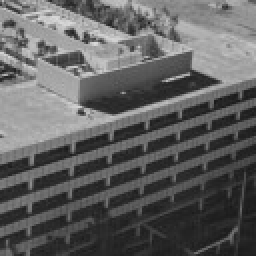
%> input picture P2/src_imgs/building.jpeg, 128 x 128 px, given in place of building.jpg, which was not available (shown 2 times larger)
$ octave myedgeDetection.m   (GNU Octave 9; MATLAB toolbox functions it lacks are replaced by stand-ins)
%> lines starting %> are read from the running program, lines starting %| are printed output that depends on the picture; in (x1, y1, x2, y2) boxes, pixels count from 0 and x2, y2 are one past the last pixel; in counts of white or black regions, pixels touching at a corner belong together; the program's own positions count from 1; pictures that were not available may be replaced by others from this repository, and a replacement may not be noted
i = imread("imgs\building.jpg");
%> i is the input picture: size 128x128 uint8; min 23, max 218, mean 96.3
i = im2double(i);
%> i: size 128x128 double
i = im2gray(i);


matlabImplEdge = edge(i, 'Canny', [0.01 0.3], 1);
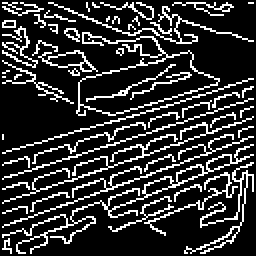
%> matlabImplEdge: size 128x128 logical (shown 2 times larger); 19.1% white in thin lines or dots
[ myCanny, gradientMagnitude, gradientAngle ] = myCannyEdgeDetection(i, 1, 0.01, 0.3);
montage({myCanny, matlabImplEdge});


function [gradientMagnitudeCpy, gradientMagnitude, gradientAngle ] = myCannyEdgeDetection(image, sigma, threshLow, threshHigh)
%> called with sigma = 1, threshLow = 0.01, threshHigh = 0.3
    image = imgaussfilt(image, sigma);
    [gradientX, gradientY] = computeGradient(image);

    [gradientMagnitude, gradientAngle] = computeMagnitudeAndAngle(gradientX, gradientY);

    gradientAngle = quantisizeGradientAngle(gradientAngle);


    gradientMagnitudeCpy = nonMaximaSupression(gradientMagnitude, gradientAngle, 3);

    threshHigh = threshHigh * 1.2;
    weak = 0.2;
    strong = 1;
    [gradientMagnitudeCpy] = gradientThreshold(gradientMagnitudeCpy, threshLow, threshHigh, weak, strong);

    gradientMagnitudeCpy = computeHysteresis(gradientMagnitudeCpy, 3, weak, strong);
end


function [gradientMagnitude, gradientAngle] = computeMagnitudeAndAngle(gradientX, gradientY)

    gradientMagnitude = sqrt(gradientX.^2 + gradientY.^2);
    gradientAngle = atand(gradientY./gradientX);
    gradientAngle(gradientMagnitude == 0) = 0;
end

function [gradientX, gradientY] = computeGradient(row)
    sobleDx = [
        -1 0 1;
        -2 0 2;
        -1 0 1;
    ];

    sobleDy = [
        -1 -2 -1;
         0 0 0;
         1 2 1;
    ];

    gradientX = conv2(row, sobleDx, "same");
    gradientY = conv2(row, sobleDy, "same");
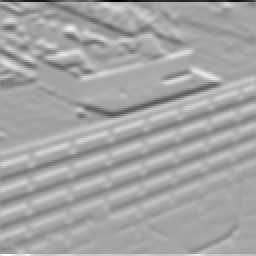
%> gradientY: size 128x128 double (shown 2 times larger); min -2.89, max 1.59, mean 0.0108; drawn with min black and max white
end


function gradientAngle = quantisizeGradientAngle(gradientAngle)
    [rows, cols] = size(gradientAngle);
%> rows = 128; cols = 128
    for y = 1:rows
        for x = 1:cols
            theta = gradientAngle(y, x);
            if theta > -67.5 && theta < -22.5
                theta = -45;
            elseif theta >= -22.5 && theta <= 22.5
                theta = 0;
            elseif theta > 22.5 && theta < 67.5
                theta = 45;
            elseif theta >= 67.5 && theta <= 90
                theta = 90;
            elseif theta >= -90 && theta <= -67.5
                theta = 90;
            end

            gradientAngle(y, x) = theta;
        end
    end
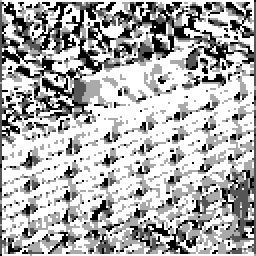
%> gradientAngle: size 128x128 double (shown 2 times larger); min -45, max 90, mean 47.8; drawn with min black and max white
end

function [suppressionMtx] = getSupressionMtrx(quantasizedAngle)
    if quantasizedAngle == 90
        suppressionMtx = [
            0 1 0;
            0 1 0;
            0 1 0;
        ];
    elseif quantasizedAngle == 45
        suppressionMtx = [
            1 0 0;
            0 1 0;
            0 0 1;
        ];
    elseif quantasizedAngle == 0
        suppressionMtx = [
            0 0 0;
            1 1 1;
            0 0 0;
        ];
    elseif quantasizedAngle == -45
        suppressionMtx = [
            0 0 1;
            0 1 0;
            1 0 0;
        ];
    end
end

function gradientMagnitudeCpy = nonMaximaSupression(gradientMagnitude,gradientAngle, kernelSize)
%> called with kernelSize = 3

    [rows, cols] = size(gradientMagnitude);
    middleKernelIndex = (kernelSize^2-1)/2+1;
    offset = floor((kernelSize-1)/2);
    gradientMagnitudeCpy = gradientMagnitude;
    gradientMagnitude = padarray(gradientMagnitude, [offset, offset], "replicate");
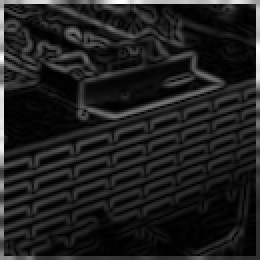
%> gradientMagnitude: size 130x130 double (shown 2 times larger); min 0.000274, max 2.89, mean 0.36; drawn with min black and max white

    for row = 1+offset:rows+offset
        for col = 1+offset:cols+offset
            theta = gradientAngle(row-offset,col-offset);
            [supressionMtrx] = getSupressionMtrx(theta);
            region = gradientMagnitude(row-offset:row+offset,col-offset:col+offset);
            region = region .* supressionMtrx;
            maxIndex = find(region == max(region(:)));
            maxValueNotInCenter = maxIndex ~= middleKernelIndex;

            if maxValueNotInCenter
                    gradientMagnitudeCpy(row-offset,col-offset) = 0;
            end
        end
    end
end


function [gradientMagnitudeCpy] = gradientThreshold(gradientMagnitude, threshLow, threshHigh, weak, strong)
%> called with threshLow = 0.01, threshHigh = 0.36, weak = 0.2, strong = 1
    gradientMagnitudeCpy = gradientMagnitude;
    gradientMagnitudeCpy(gradientMagnitudeCpy >= threshHigh) = strong;
    gradientMagnitudeCpy(gradientMagnitudeCpy > threshLow & gradientMagnitudeCpy < threshHigh) = weak;
    gradientMagnitudeCpy(gradientMagnitudeCpy <= threshLow) = 0;
end


function gradientMagnitudeCpy = computeHysteresis(gradientMagnitude, kernelSize, weak, strong)
%> called with kernelSize = 3, weak = 0.2, strong = 1
    gradientMagnitudeCpy = gradientMagnitude;
    [rows, cols] = size(gradientMagnitudeCpy);
    offset = floor((kernelSize-1)/2);
    changed = true;
    while changed
        changed = false;
        Edges = padarray(gradientMagnitudeCpy, [offset, offset], "replicate");
        for row = 1+offset:rows+offset
            for col = 1+offset:cols+offset
                if Edges(row, col) == weak
                    window = Edges(row-offset:row+offset, col-offset:col+offset);

                    isConnectedToStrongEdge = ~isempty(find(window == strong));
                    if isConnectedToStrongEdge
                        gradientMagnitudeCpy(row-offset, col-offset) = strong;
                        changed = true;
                    end
                end
            end
        end
    end
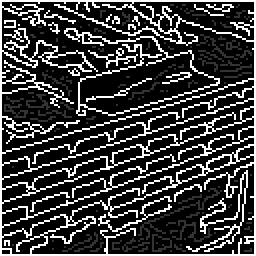
%> gradientMagnitudeCpy: size 128x128 double (shown 2 times larger); min 0, max 1, mean 0.238
%> after the loop, isConnectedToStrongEdge = false; window = [0 0.2 0; 0.2 0.2 0; 0 0 0]

    for row = 1:rows
        for col = 1:cols
            isWeakEdge = gradientMagnitudeCpy(row, col) <= weak;
            if isWeakEdge
                gradientMagnitudeCpy(row, col) = 0;
            end
        end
    end
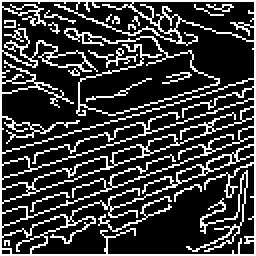
%> gradientMagnitudeCpy: size 128x128 double (shown 2 times larger); values 0 (black) and 1 (white), 22.7% white in thin lines or dots
%> `montage({myCanny, matlabImplEdge});`:
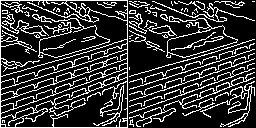
%> displayed picture: size 128x256, on the screen's scale of 0 to 255; 20.9% white in thin lines or dots
end

$ run again, with P2/src_imgs/auto.png saved as P2/src_imgs/building.jpeg
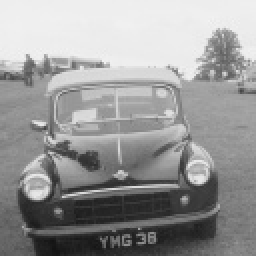
%> input picture P2/src_imgs/auto.png, 128 x 128 px, given in place of building.jpg, which was not available (shown 2 times larger)
%> i is the input picture: size 128x128 uint8; min 19, max 243, mean 152
%> i: size 128x128 double
%> matlabImplEdge: size 128x128 logical; 10.9% white in thin lines or dots, all inside (x1, y1, x2, y2) = (1, 14, 127, 127)
%> after the loop in computeHysteresis, `while changed`: isConnectedToStrongEdge = false; window = [0 0.2 0; 0 0.2 0; 0 0 0]
%> after the loop in computeHysteresis, `for row = 1:rows`:
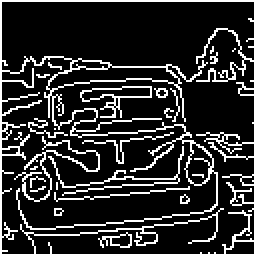
%> gradientMagnitudeCpy: size 128x128 double (shown 2 times larger); values 0 (black) and 1 (white), 17.9% white in thin lines or dots
%> `montage({myCanny, matlabImplEdge});`:
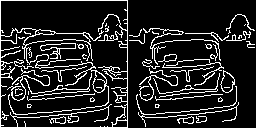
%> displayed picture: size 128x256, on the screen's scale of 0 to 255; 14.4% white in thin lines or dots
